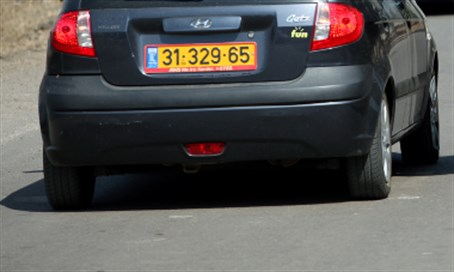
#> input picture testers/car.jpg, 454 x 272 px
$ python -i read_image.py   (imports and definitions only)   (older library calls are emulated)
#> lines starting #> are read from the running program, lines starting #| are printed output that depends on the picture
from skimage import measure
from skimage.measure import regionprops
from skimage.io import imread
from skimage.filters import threshold_otsu
import matplotlib.pyplot as plt
import matplotlib.patches as patches

MIN_PLATE_HEIGHT = 0.05
MAX_PLATE_HEIGHT = 0.9
MIN_PLATE_WIDTH = 0.05
MAX_PLATE_WIDTH = 0.9

def create_label_image(image):
    car_image = imread(image, as_grey=True)
    gray_car_image = car_image * 255
    threshold_value = threshold_otsu(gray_car_image)
    binary_car_image = gray_car_image > threshold_value
    # this gets all the connected regions and groups them together
    label_image = measure.label(binary_car_image)
    return (gray_car_image, label_image, binary_car_image)

def get_valid_plate_dimensions(label_image):
    # getting the maximum width, height and minimum width and height that a license plate can be
    plate_dimensions = (MIN_PLATE_HEIGHT*label_image.shape[0], MAX_PLATE_HEIGHT*label_image.shape[0], MIN_PLATE_WIDTH*label_image.shape[1], MAX_PLATE_WIDTH*label_image.shape[1])
    return plate_dimensions

def find_and_mark_valid_regions_in_image(gray_car_image, label_image, binary_car_image, plate_dimensions):
    min_height, max_height, min_width, max_width = plate_dimensions
    plate_like_objects = []
    fig, (ax1) = plt.subplots(1)
    ax1.imshow(gray_car_image, cmap="gray");

    for region in regionprops(label_image):
        if region.area < 50:
            continue
        else:
            min_row, min_col, max_row, max_col = region.bbox
            region_height = max_row - min_row
            region_width = max_col - min_col
            # ensuring that the region identified satisfies the condition of a typical license plate
            if region_height >= min_height and region_height <= max_height and region_width >= min_width and region_width <= max_width and region_width > region_height:
                plate_like_objects.append( binary_car_image[ min_row:max_row, min_col:max_col ] )
                rectBorder = patches.Rectangle( ( min_col, min_row ), max_col-min_col, max_row-min_row, edgecolor="red", linewidth=1, fill=False )
                ax1.add_patch(rectBorder)

    return plate_like_objects


def read_image(image, show = False):
    gray_car_image, label_image, binary_car_image = create_label_image(image)
    plate_dimensions = get_valid_plate_dimensions(label_image)
    plate_like_objects = find_and_mark_valid_regions_in_image(gray_car_image, label_image, binary_car_image, plate_dimensions)
    if show:
        plt.show()
    return plate_like_objects

>>> import cv2
>>> picture = cv2.imread('testers/car.jpg', cv2.IMREAD_GRAYSCALE)
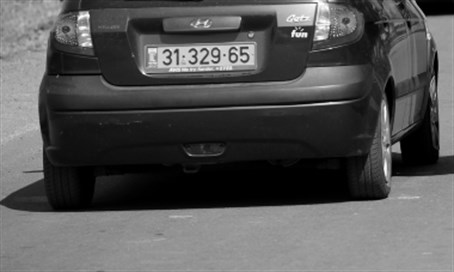
#> picture: shape (272, 454); min 0, max 255, mean 85.4
>>> result = read_image(picture)
#> (the run stopped early here; a loop or call above may not have finished)
